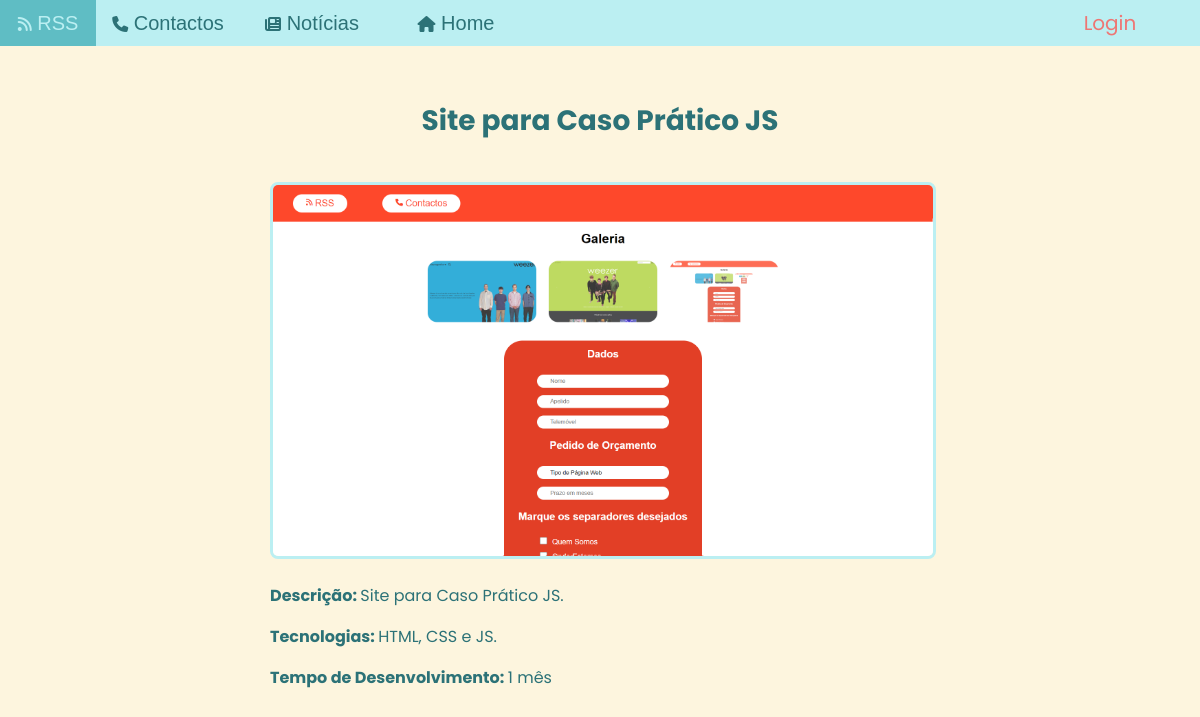
/php/projetos.php?id=8, run on the app's committed database.
### tables this page shows
CREATE TABLE `projetos` (
  `id` INT NOT NULL AUTO_INCREMENT,
  `nome` VARCHAR(45) NOT NULL,
  `descricao` TEXT NOT NULL,
  `tecnologias` TEXT NOT NULL,
  `imagem` VARCHAR(255) NOT NULL,
  `tempo` INT NOT NULL,
  PRIMARY KEY (`id`)
);

### php/projetos.php (the view, shortened to what this page needs)
<!DOCTYPE html>
<html lang="pt">
<head>
    <link rel="stylesheet" href="../css/estilo.css">
    <link rel="stylesheet" href="../css/noticiasprojetos.css">
</head>
<body>
    <nav>
        <button onclick="rss()"><i class="fa-solid fa-rss"></i> RSS </button>
        <button onclick="std()"><i class="fa-solid fa-phone"></i> Contactos </button>
        <a href="noticias.php"><button><i class="fa-solid fa-newspaper"></i> Notícias </button></a>
        <a href="../index.php"><button><i class="fa-solid fa-house"></i></i> Home </button></a>
        <?php
            include ("conexao.php");
            if (!isset($_SESSION['id'])) {
                echo "<label><a href='php/login.php'>Login</a></label>";
            }
        ?>
    </nav>
    <section id="galeria">
        <?php
            if (isset($_GET['id'])) {
                $projeto_id = $_GET['id'];
                $stmt = $conn->prepare("SELECT nome, descricao, tecnologias, imagem, tempo FROM projetos WHERE id = ?");
                $stmt->bind_param("i", $projeto_id);
                $stmt->execute();
                $result = $stmt->get_result();
                if ($row = $result->fetch_assoc()) {
                    $nome = $row['nome'];
                    $descricao = $row['descricao'];
                    $tecnologias = $row['tecnologias'];
                    $imagem = $row['imagem'];
                    $tempo = (int) $row['tempo'];
                    if ($tempo == 1) {
                        $periodo = "mês";
                    } else {
                        $periodo = "meses";
                    }
                }
                echo "<h2>$nome</h2>
                <img id='bigpicture' src='../media/$imagem' alt='$imagem'>
                <p id='descricao'><b>Descrição: </b>$descricao</p>
                <p id='descricao'><b>Tecnologias: </b>$tecnologias</p>
                <p id='descricao'><b>Tempo de Desenvolvimento: </b>$tempo $periodo</p>";
                exit();
            }
        ?>

### css/estilo.css (style rules this page uses)
* { margin: 0; }
body { background-color: #FDF5DE; font-family: poppins, arial, sans-serif; color: #2C7277; }
nav { background-color: #BBEFF2; position: fixed; width: 100vw; z-index: 2; display: grid; grid-template-columns: 8vw 12vw 12vw 12vw auto 15vw; text-align: center; }
nav button, nav label { background-color: #BBEFF2; padding: 1vh 0; color: #2C7277; border: none; font-size: 2.5vh; transition: 0.3s; cursor: pointer; }
nav label { grid-column-start: 6; grid-column-end: 7; }
nav a { color: #EE7674; text-decoration: none; transition: 0.3s; }
nav button i { font-size: 2vh; }
nav a button { height: 100%; width: 100%; }
#galeria { padding-top: 12.5vh; margin-bottom: 5vh; margin-left: 22.5vw; width: 55vw; display: grid; grid-template-columns: repeat(3, 1fr); text-align: center; }
#galeria h2 { grid-column-start: 1; grid-column-end: 4; font-size: 3.5vh; margin-bottom: 4vh; }
#galeria img { margin: 1vh auto; width: 90%; object-fit: cover; border: 3px solid #BBEFF2; border-radius: 1vh; transition: 0.3s; opacity: 0.8; }

### css/noticiasprojetos.css (style rules this page uses)
section { padding-top: 12.5vh!important; }
#bigpicture { opacity: 1!important; grid-column-start: 1; grid-column-end: 6; width: 100%!important; }
#descricao { margin-top: 2vh; grid-column-start: 1; grid-column-end: 5; text-align: justify; }

### data on the page
projetos: nome "Site para Caso Prático JS", imagem (picture), descricao "Site para Caso Prático JS.", tecnologias "HTML, CSS e JS.", tempo "1", tempo "mês"
